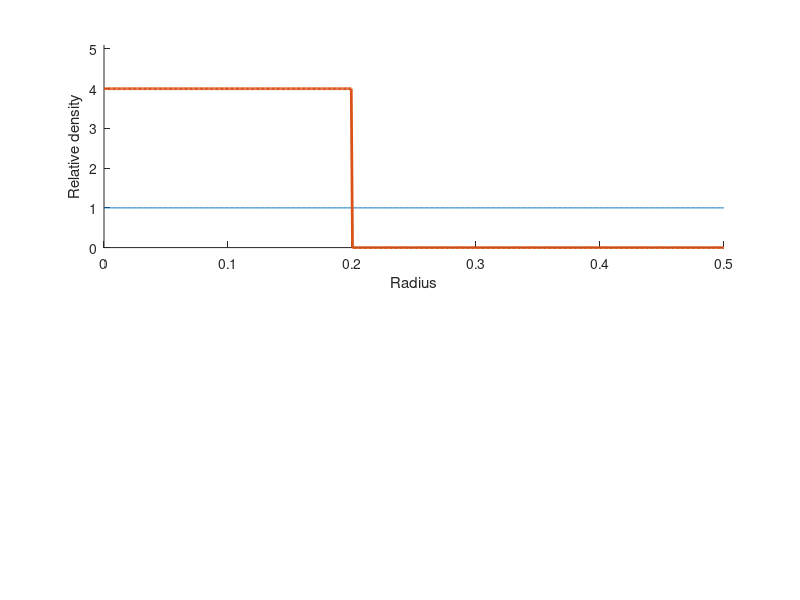

This figure's MATLAB source: (Note: this script raises an error after producing the figure.)
clc;clear;close all;

%change k and b, plot the stuff in a circular arena, plot freq-r as well.
k = 0;
b = 4;
r_crit = 0.2;

num_points = 500; %number of points to plot in R axis
LINEWIDTH = 2;
%linemap
subplot(211);hold on;
r_w = linspace(0,0.5,num_points); %length of arena is 2r-1
w = ones(1,num_points);
r_d = r_w(1:round(length(r_w)*2*r_crit));
d = k*r_d + b;
d = [d zeros(1,(length(w)-length(d)))];
plot(r_w,w,r_w,d,'LineWidth', LINEWIDTH);
limits = [0,1+max(d)+0.1];
ylim(limits);
xlim([0,0.5]);
xlabel('Radius');
ylabel('Relative density');
fontsize(gca,15,'points');
legend('Wild-type homozygotes', 'Drive homozygotes');
set(gca,'Position',[0.13 0.61 0.775 0.31]);

%3D map
subplot(212);hold on;
num_points = 2*num_points-1;
[X,Y] = meshgrid(linspace(0,1,num_points));
%wt
W = ones(num_points);
W([1,end],:) = 0;
W(:,[1,end]) = 0;
zlim(limits);
mesh(X,Y,W,'EdgeColor','#5698c3','FaceAlpha','texturemap');
D = 1 + spinner(d);
mesh(X,Y,D,'EdgeColor','interp');
view(gca,[-227.4 39.6000000048183]);
fontsize(gca,15,'points');
set(gca,'Position',[0.13 0.061 0.775 0.382377541239974]);




exportgraphics(gcf,['traj_03uniform_circle' '.png'],'Resolution',600);